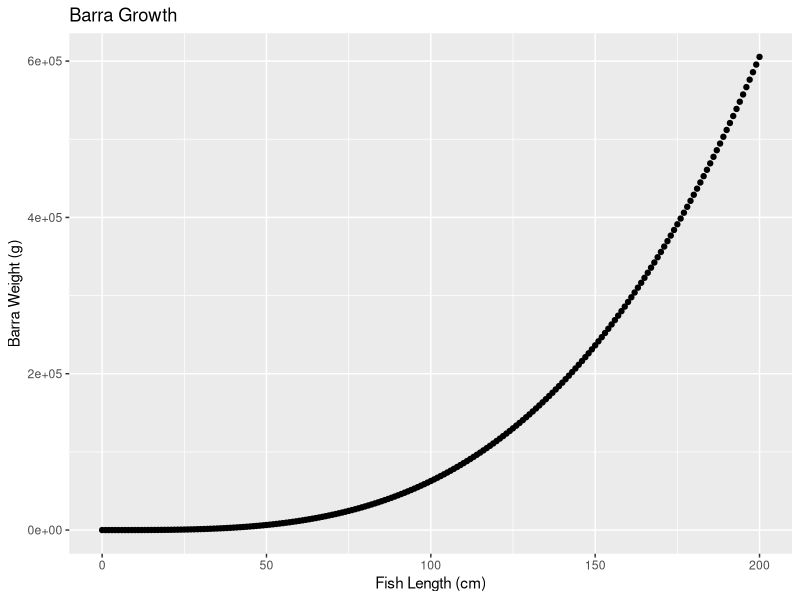

Source code (R):
## ---- chunk 1
knitr::opts_chunk$set(echo = TRUE)

library(tidyverse)
## ---- chunk 2

weight <- function(a, b, L) {
  
  a* (L ^ b)
}

weight(a = 0.0905, L = 60, b = 2.52)

weight(a = 0.0353, L = 60, b = 3.05)

weight(a = 0.0181, L = 60, b = 3.27)

fish_length <- seq(from = 0, to = 200, by = 1)

barra_weight <- weight(a = 0.0181, L = fish_length, b = 3.27)

barra <- data.frame(fish_length, barra_weight)

ggplot(data = barra, aes(x = fish_length, y = barra_weight)) +
  geom_point() + labs(x = 'Fish Length (cm)', y = 'Barra Weight (g)', title = 'Barra Growth')

